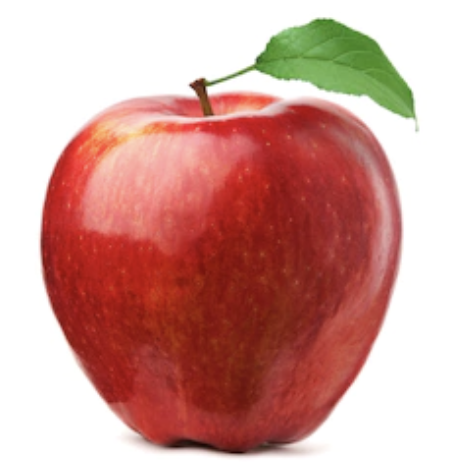
#> input picture datasets/manzana_original/Screen Shot 2018-06-08 at 4.59.36 PM.png, 458 x 476 px; its folder holds 4 pictures in this run
$ python ImgResizer.py
#> lines starting #> are read from the running program, lines starting #| are printed output that depends on the picture
import os
import shutil
from PIL import Image

entrada_manzana = "datasets/manzana_original/"
entrada_banana = "datasets/banana_original/"

salida_manzana = "datasets/entrenamiento/manzana_escalada/"
salida_banana = "datasets/entrenamiento/banana_escalada/"

def reset_folder(path: str):

    if os.path.exists(path):
        shutil.rmtree(path)
        print(f"Carpeta eliminada: {path}")

    os.makedirs(path)
    print(f"Carpeta creada: {path}")

def img_resizing(entrada: str, salida: str):

#> called with entrada = 'datasets/manzana_original/', salida = 'datasets/entrenamiento/manzana_escalada/'
    for archivo in os.listdir(entrada):

        ruta = os.path.join(entrada, archivo)

        try:
            img = Image.open(ruta)
#> img is the input picture: PIL image 458x476 RGBA; mean R, G, B, A 208, 158.8, 151.8, 255
            img = img.resize((32, 32), Image.Resampling.LANCZOS)
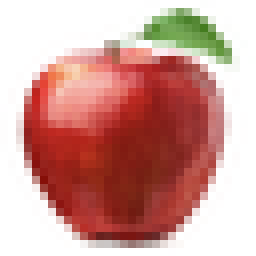
#> img: PIL image 32x32 RGBA (shown 8 times larger); mean R, G, B, A 207.6, 158.2, 151.1, 255
            img.save(os.path.join(salida, archivo))
            print(f"OK: {archivo}")

        except Exception as e:
            print(f"Error en {archivo}: {e}")
#> pass 2 of the loop in img_resizing, `for archivo in os.listdir(entrada):`:
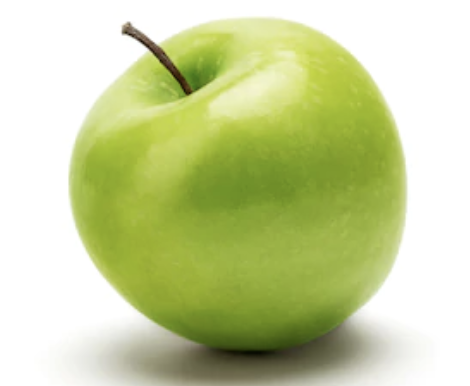
#> input picture datasets/manzana_original/Screen Shot 2018-06-08 at 4.59.44 PM.png, 470 x 386 px
#> in img_resizing, img is the input picture: PIL image 470x386 RGBA; mean R, G, B, A 200.9, 210.3, 157.8, 255
#> in img_resizing, `img = img.resize((32, 32), Image.Resampling.LANCZOS)`:
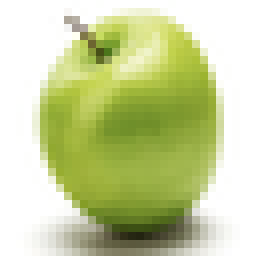
#> img: PIL image 32x32 RGBA (shown 8 times larger); mean R, G, B, A 200.7, 210.1, 157.4, 255
#> pass 3 of the loop in img_resizing, `for archivo in os.listdir(entrada):`:
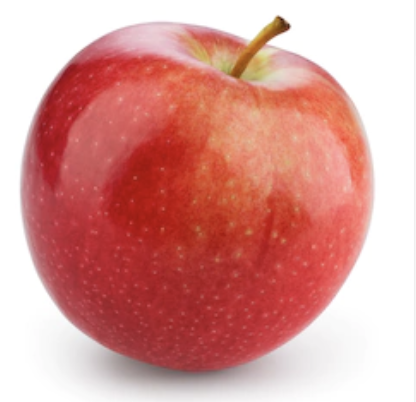
#> input picture datasets/manzana_original/Screen Shot 2018-06-08 at 4.59.49 PM.png, 416 x 402 px
#> in img_resizing, img is the input picture: PIL image 416x402 RGBA; mean R, G, B, A 216.5, 153.2, 148.1, 255
#> in img_resizing, `img = img.resize((32, 32), Image.Resampling.LANCZOS)`:
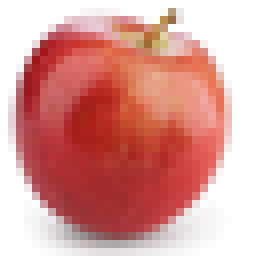
#> img: PIL image 32x32 RGBA (shown 8 times larger); mean R, G, B, A 216.3, 152.9, 147.8, 255
#> the loop made 4 passes; the first 3 are shown

def main():
    # limpiar carpetas
    reset_folder(salida_manzana)
    reset_folder(salida_banana)

    # redimensionar dataset
    img_resizing(entrada_manzana, salida_manzana)
    img_resizing(entrada_banana, salida_banana)

if __name__ == "__main__":
#> (the run stopped early here; a loop or call above may not have finished)
